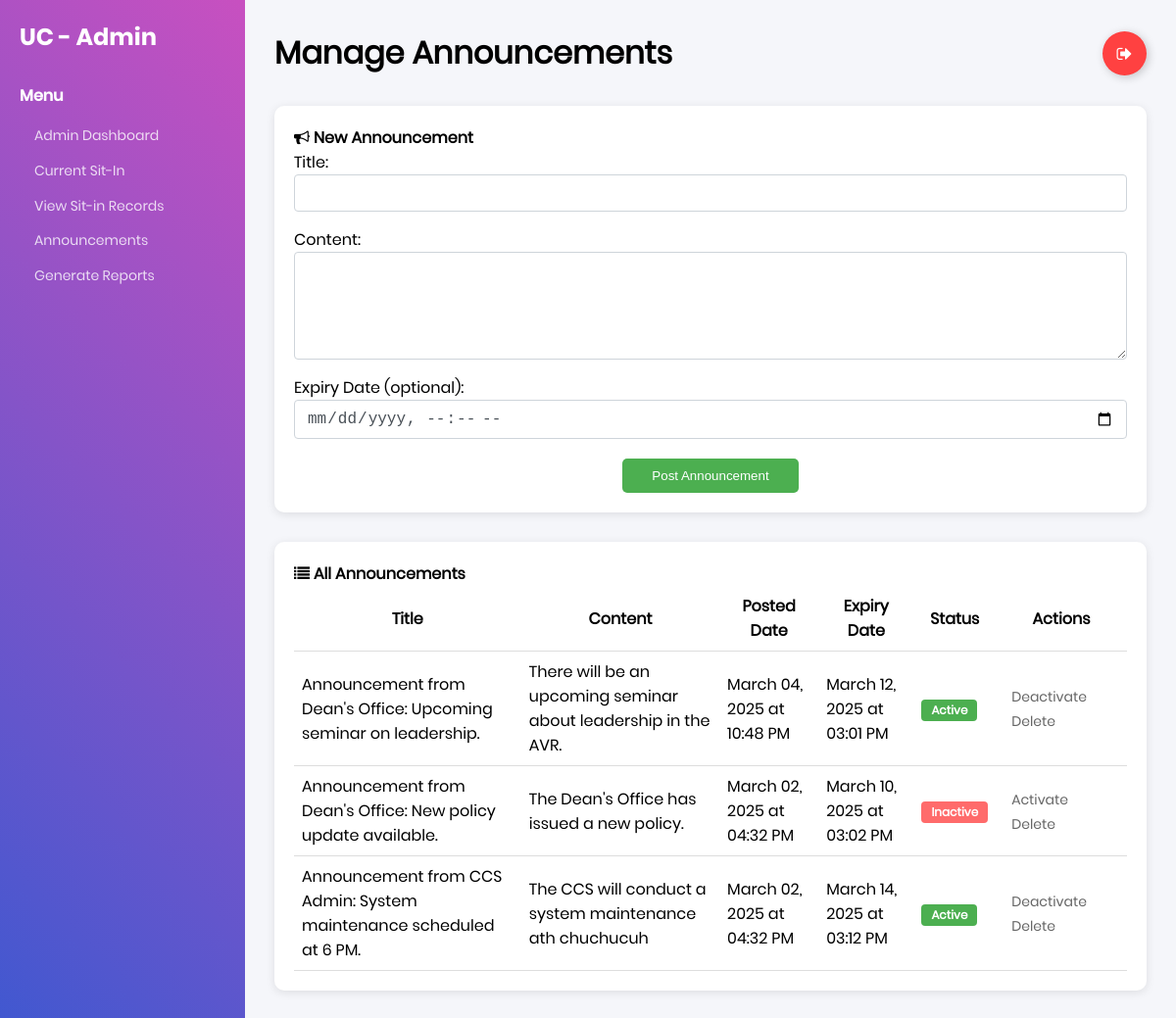
/admin/announcements (signed in), run on an earlier commit of the app's database.
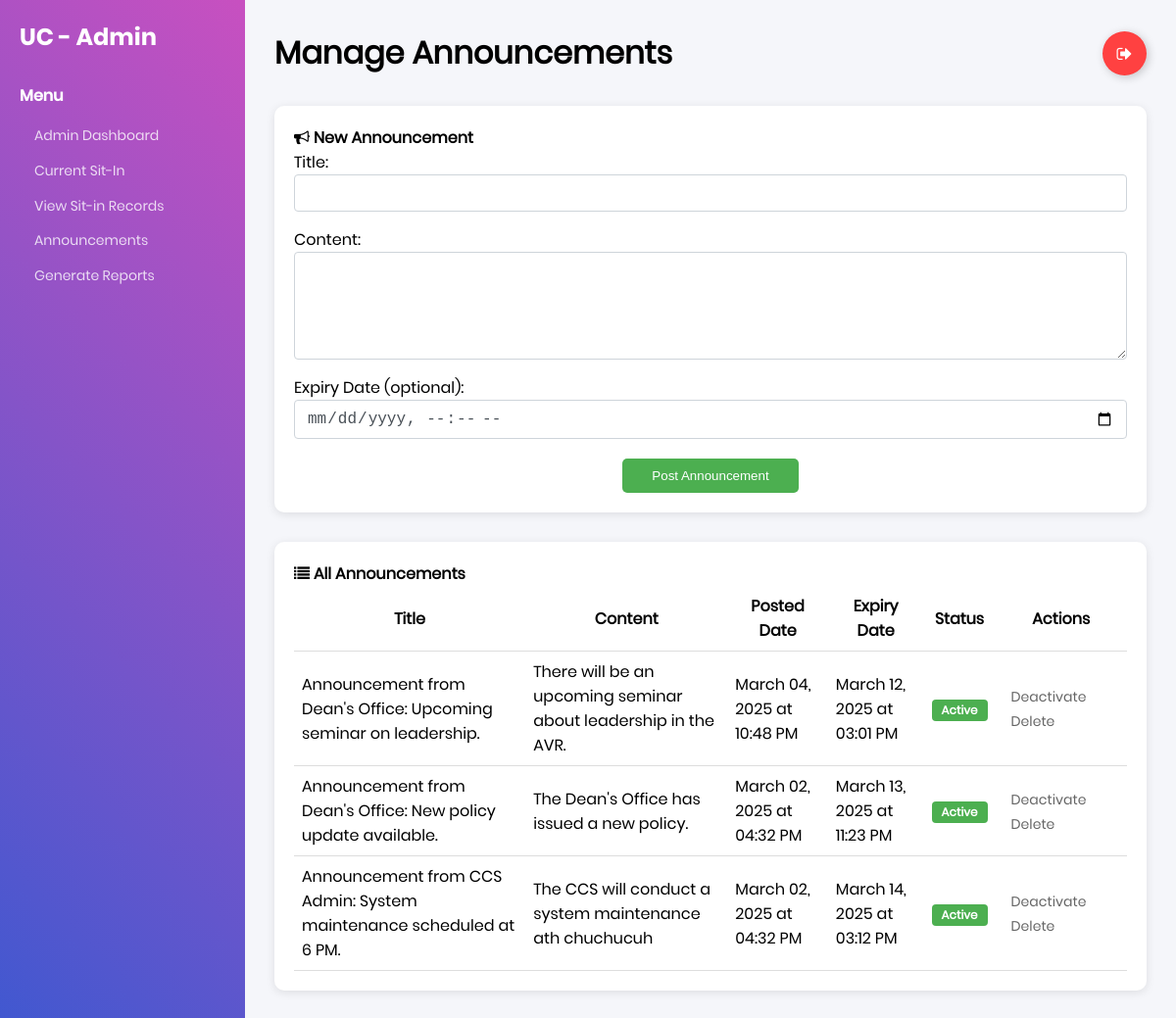
And on a later commit of the database.
### tables this page shows
CREATE TABLE announcements (
    announcement_id INTEGER PRIMARY KEY,
    title TEXT NOT NULL,
    content TEXT NOT NULL,
    posted_by INTEGER NOT NULL,
    posted_date TIMESTAMP DEFAULT CURRENT_TIMESTAMP,
    expiry_date TIMESTAMP,
    is_active BOOLEAN DEFAULT 1,
    FOREIGN KEY (posted_by) REFERENCES users(id)
);

### app.py (the view, shortened to what this page needs)
@app.route('/admin/announcements', methods=['GET', 'POST'])
def admin_announcements():
    if 'user' not in session or not session.get('is_admin'):
        flash("Access denied. Admin privileges required.", "danger")
        return redirect(url_for('home'))
    conn = get_db_connection()
    try:
        conn.execute("""
            UPDATE announcements
            SET is_active = 0
            WHERE expiry_date IS NOT NULL
            AND expiry_date < datetime('now')
            AND is_active = 1
        """)
        conn.commit()
        announcements = conn.execute("""
            SELECT *,
                CASE
                    WHEN expiry_date IS NOT NULL AND expiry_date < datetime('now') THEN 0
                    ELSE is_active
                END as display_status,
                CASE
                    WHEN expiry_date IS NOT NULL AND expiry_date < datetime('now') THEN 1
                    ELSE 0
                END as is_expired
            FROM announcements
            ORDER BY posted_date DESC
        """).fetchall()
        return render_template('admin_announcements.html', announcements=announcements)
    except sqlite3.Error as e:
        flash(f"Database error: {str(e)}", "danger")
        return redirect(url_for('admin_dashboard'))
    finally:
        conn.close()

### app.py (called while the page is built)
def get_db_connection():
    conn = sqlite3.connect("users.db")
    conn.row_factory = sqlite3.Row
    return conn

@app.after_request
def add_header(response):
    response.headers['Cache-Control'] = 'no-store, no-cache, must-revalidate, max-age=0'
    response.headers['Pragma'] = 'no-cache'
    response.headers['Expires'] = '0'
    return response

def format_date(value):
    try:
        if 'T' in value:
            dt = datetime.strptime(value, '%Y-%m-%dT%H:%M')
        else:
            dt = datetime.strptime(value, '%Y-%m-%d %H:%M:%S')
        date_str = dt.strftime('%B %d, %Y')
        time_str = dt.strftime('%I:%M %p')
        return date_str, time_str
    except ValueError:
        return value, value

### templates/admin_announcements.html (shortened to what this page needs)
{% extends 'base.html' %} {% block content %}
<div class="dashboard-container">
  <div class="sidebar">
    <div class="sidebar-header">
      <h2>UC - Admin</h2>
    </div>
    <div class="sidebar-menu">
      <h3>Menu</h3>
      <ul>
        <li><a href="{{ url_for('admin_dashboard') }}">Admin Dashboard</a></li>
        <li>
          <a href="{{ url_for('admin_current_sit_in') }}">Current Sit-In</a>
        </li>
        <li>
          <a href="{{ url_for('admin_sit_in_records') }}"
            >View Sit-in Records</a
          >
        </li>
        <li>
          <a href="{{ url_for('admin_announcements') }}" class="active"
            >Announcements</a
          >
        </li>
        <li>
          <a href="{{ url_for('admin_reports') }}">Generate Reports</a>
        </li>
      </ul>
    </div>
  </div>
  <div class="main-content">
    <div class="header">
      <h1>Manage Announcements</h1>
      <a class="Btn" href="{{ url_for('logout') }}">
        <div class="sign">
          <i class="fa fa-sign-out" aria-hidden="true"></i>
        </div>
      </a>
    </div>
    <div class="content-row" style="margin-bottom: 30px">
      <div class="schedule-card">
        <h4>
          <i class="fa fa-bullhorn" aria-hidden="true"></i> New Announcement
        </h4>
        <form method="POST" action="{{ url_for('admin_announcements') }}">
          <div class="form-group">
            <label for="title">Title:</label>
            <input
              type="text"
              id="title"
              name="title"
              class="form-control"
              required
            />
          </div>
          <div class="form-group">
            <label for="content">Content:</label>
            <textarea
              id="content"
              name="content"
              class="form-control"
              rows="4"
              required
            ></textarea>
          </div>
          <div class="form-group">
            <label for="expiry_date">Expiry Date (optional):</label>
            <input
              type="datetime-local"
              id="expiry_date"
              name="expiry_date"
              class="form-control"
            />
          </div>
          <div style="text-align: center; margin-top: 20px">
            <button
              type="submit"
              class="btn btn-primary"
              style="
                background-color: #4caf50;
                border: none;
                border-radius: 5px;
                padding: 10px 30px;
                color: white;
                cursor: pointer;
                transition: all 0.3s ease;
              "
            >
              Post Announcement
            </button>
          </div>
        </form>
      </div>
    </div>
    <div class="content-row">
      <div class="schedule-card">
        <h4><i class="fa fa-list" aria-hidden="true"></i> All Announcements</h4>
        {% if announcements %}
        <table style="width: 100%; border-collapse: collapse">
          <thead>
            <tr>
              <th style="padding: 8px; border-bottom: 1px solid #ddd">Title</th>
              <th style="padding: 8px; border-bottom: 1px solid #ddd">
                Content
              </th>
              <th style="padding: 8px; border-bottom: 1px solid #ddd">
                Posted Date
              </th>
              <th style="padding: 8px; border-bottom: 1px solid #ddd">
                Expiry Date
              </th>
              <th style="padding: 8px; border-bottom: 1px solid #ddd">
                Status
              </th>
              <th style="padding: 8px; border-bottom: 1px solid #ddd">
                Actions
              </th>
            </tr>
          </thead>
          <tbody>
            {% for announcement in announcements %}
            <tr>
              <td style="padding: 8px; border-bottom: 1px solid #ddd">
                {{ announcement.title }}
              </td>
              <td style="padding: 8px; border-bottom: 1px solid #ddd">
                {{ announcement.content }}
              </td>
              <td style="padding: 8px; border-bottom: 1px solid #ddd">
                {{ announcement.posted_date|format_date|first }} at {{
                announcement.posted_date|format_date|last }}
              </td>
              <td style="padding: 8px; border-bottom: 1px solid #ddd">
                {% if announcement.expiry_date %} {{
                announcement.expiry_date|format_date|first }} at {{
                announcement.expiry_date|format_date|last }} {% else %} No
                expiry {% endif %}
              </td>
              <td style="padding: 8px; border-bottom: 1px solid #ddd">
                {% if announcement.display_status %}
                <span class="badge badge-success">Active</span>
                {% else %}
                <span class="badge badge-secondary">Inactive</span>
                {% endif %}
              </td>
              <td style="padding: 8px; border-bottom: 1px solid #ddd">
                <a
                  {%
                  if
                  announcement.display_status
                  %}
                  href="{{ url_for('toggle_announcement', announcement_id=announcement.announcement_id) }}"
                  class="btn btn-sm btn-warning"
                  {%
                  else
                  %}
                  {%
                  if
                  announcement.is_expired
                  %}
                  href="#"
                  onclick="openExpiryModal('{{ announcement.announcement_id }}')"
                  class="btn btn-sm btn-success"
                  {%
                  else
                  %}
                  href="{{ url_for('toggle_announcement', announcement_id=announcement.announcement_id) }}"
                  class="btn btn-sm btn-success"
                  {%
                  endif
                  %}
                  {%
                  endif
                  %}
                  style="text-decoration: none"
                >
                  {% if announcement.display_status %}Deactivate{% else
                  %}Activate{% endif %}
                </a>
                <a
                  href="{{ url_for('delete_announcement', announcement_id=announcement.announcement_id) }}"
                  class="btn btn-sm btn-danger"
                  onclick="return confirm('Are you sure you want to delete this announcement?')"
                  style="text-decoration: none"
                >
                  Delete
                </a>
              </td>
            </tr>
            {% endfor %}
          </tbody>
        </table>
        {% else %}
        <p>No announcements found.</p>
        {% endif %}
      </div>
    </div>
  </div>
</div>
{% endblock %}

### templates/base.html (shortened to what this page needs)
<!DOCTYPE html>
<html lang="en">
  <head>
    <link
      rel="stylesheet"
      type="text/css"
      href="{{ url_for('static', filename='fonts/font-awesome-4.7.0/css/font-awesome.min.css') }}"
    />
    <link
      rel="stylesheet"
      type="text/css"
      href="{{ url_for('static', filename='css/util.css') }}"
    />
    <link
      rel="stylesheet"
      type="text/css"
      href="{{ url_for('static', filename='css/main.css') }}"
    />
  </head>
  <body>
    {% block content %}{% endblock %}
  </body>
</html>

### static/css/main.css (style rules this page uses)
* { margin: 0px; padding: 0px; box-sizing: border-box; }
body, html { height: 100%; font-family: Poppins-Regular, sans-serif; }
a { font-family: Poppins-Regular; font-size: 14px; line-height: 1.7; color: #666666; margin: 0px; transition: all 0.4s; -webkit-transition: all 0.4s; -o-transition: all 0.4s; -moz-transition: all 0.4s; }
h1,h2,h3,h4,h5,h6 { margin: 0px; }
ul, li { margin: 0px; list-style-type: none; }
input { outline: none; border: none; }
textarea { outline: none; border: none; }
button { outline: none !important; border: none; background: transparent; }
.dashboard-container { display: flex; min-height: 100vh; background: #f5f6fa; }
.sidebar { width: 250px; background: linear-gradient(-135deg, #c850c0, #4158d0); color: white; padding: 20px; position: fixed; height: 100%; }
.sidebar-header h2 { font-family: 'Poppins-Bold'; margin-bottom: 30px; }
.sidebar-menu h3 { font-family: 'Poppins-Medium'; margin: 15px 0; font-size: 16px; }
.sidebar-menu ul { padding-left: 15px; }
.sidebar-menu li { margin: 10px 0; }
.sidebar-menu a { color: rgba(255,255,255,0.8); text-decoration: none; }
.main-content { margin-left: 250px; flex: 1; padding: 30px; }
.header { display: flex; justify-content: space-between; align-items: center; margin-bottom: 30px; }
.content-row { display: grid; grid-template-columns: repeat(auto-fit, minmax(300px, 1fr)); gap: 20px; }
.schedule-card, .clients-card { background: white; padding: 20px; border-radius: 10px; box-shadow: 0 2px 10px rgba(0,0,0,0.1); }
.Btn { display: flex; align-items: center; justify-content: flex-start; width: 45px; height: 45px; border: none; border-radius: 50%; cursor: pointer; position: relative; overflow: hidden; transition-duration: 0.3s; box-shadow: 2px 2px 10px rgba(0, 0, 0, 0.199); background-color: rgb(255, 65, 65); text-decoration: none; }
.sign { width: 100%; transition-duration: 0.3s; display: flex; align-items: center; justify-content: center; }
.sign i { color: white; font-size: 17px; }
.btn-sm { padding: 0.25rem 0.5rem; font-size: 0.875rem; line-height: 1.5; border-radius: 0.2rem; margin-right: 5px; }
.badge { display: inline-block; padding: 5px 10px; font-size: 75%; font-weight: 700; line-height: 1; text-align: center; white-space: nowrap; vertical-align: baseline; border-radius: 4px; color: white; }
.badge-success { background-color: #4CAF50; }
.form-group { margin-bottom: 1rem; }
.form-control { display: block; width: 100%; padding: 0.375rem 0.75rem; font-size: 1rem; line-height: 1.5; color: #495057; background-color: #fff; border: 1px solid #ced4da; border-radius: 0.25rem; transition: border-color 0.15s ease-in-out, box-shadow 0.15s ease-in-out; }
textarea.form-control { resize: vertical; }

What changed in the data, as far as the page shows it:
changed announcements "Announcement from Dean's Office: New policy update available.": expiry_date|first "March 10, 2025" → "March 13, 2025"; expiry_date|last "03:02 PM" → "11:23 PM"; text "Inactive Activate" → "Active Deactivate"
